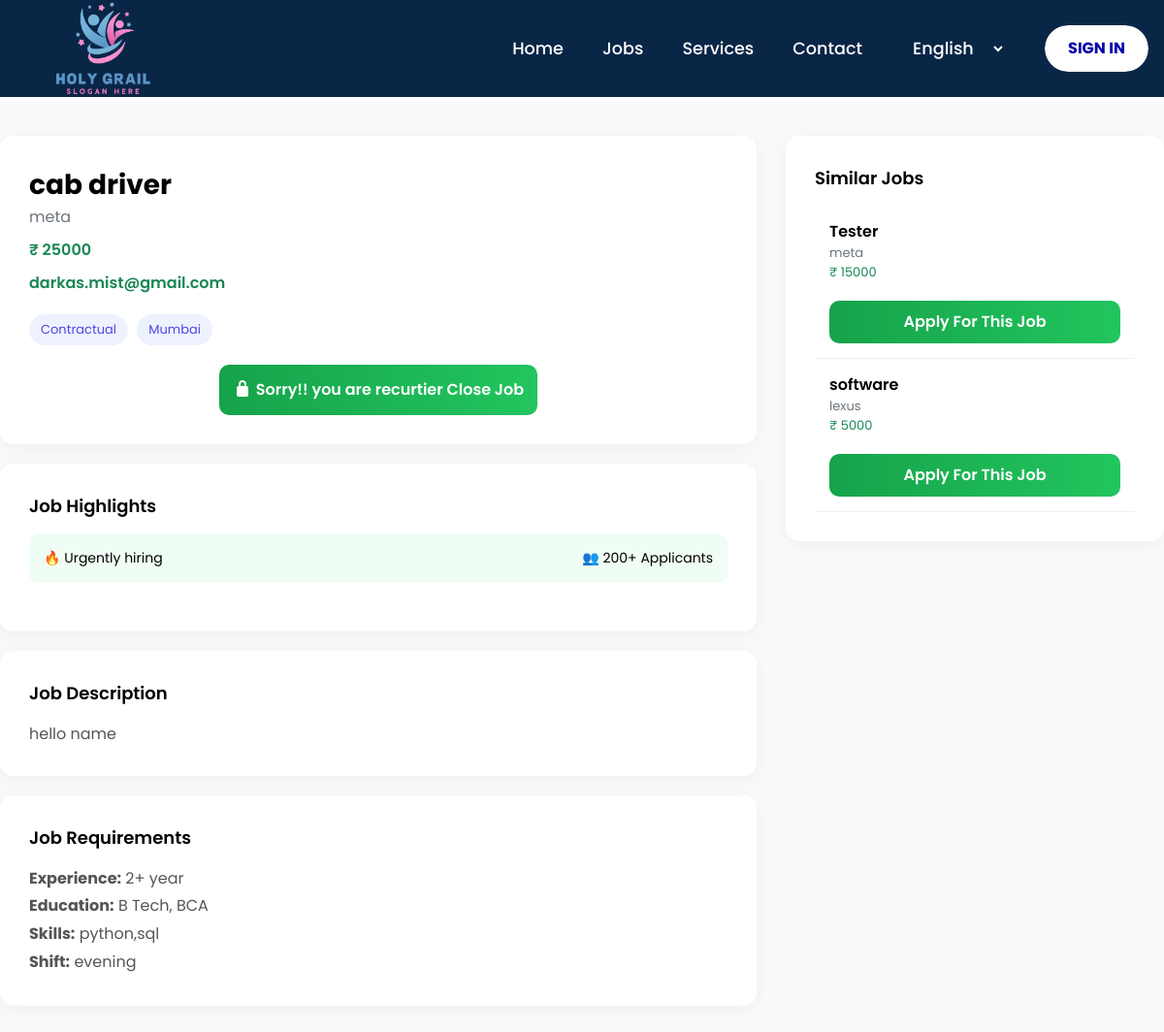
Page /jobs/job/10/ on the earlier database version.
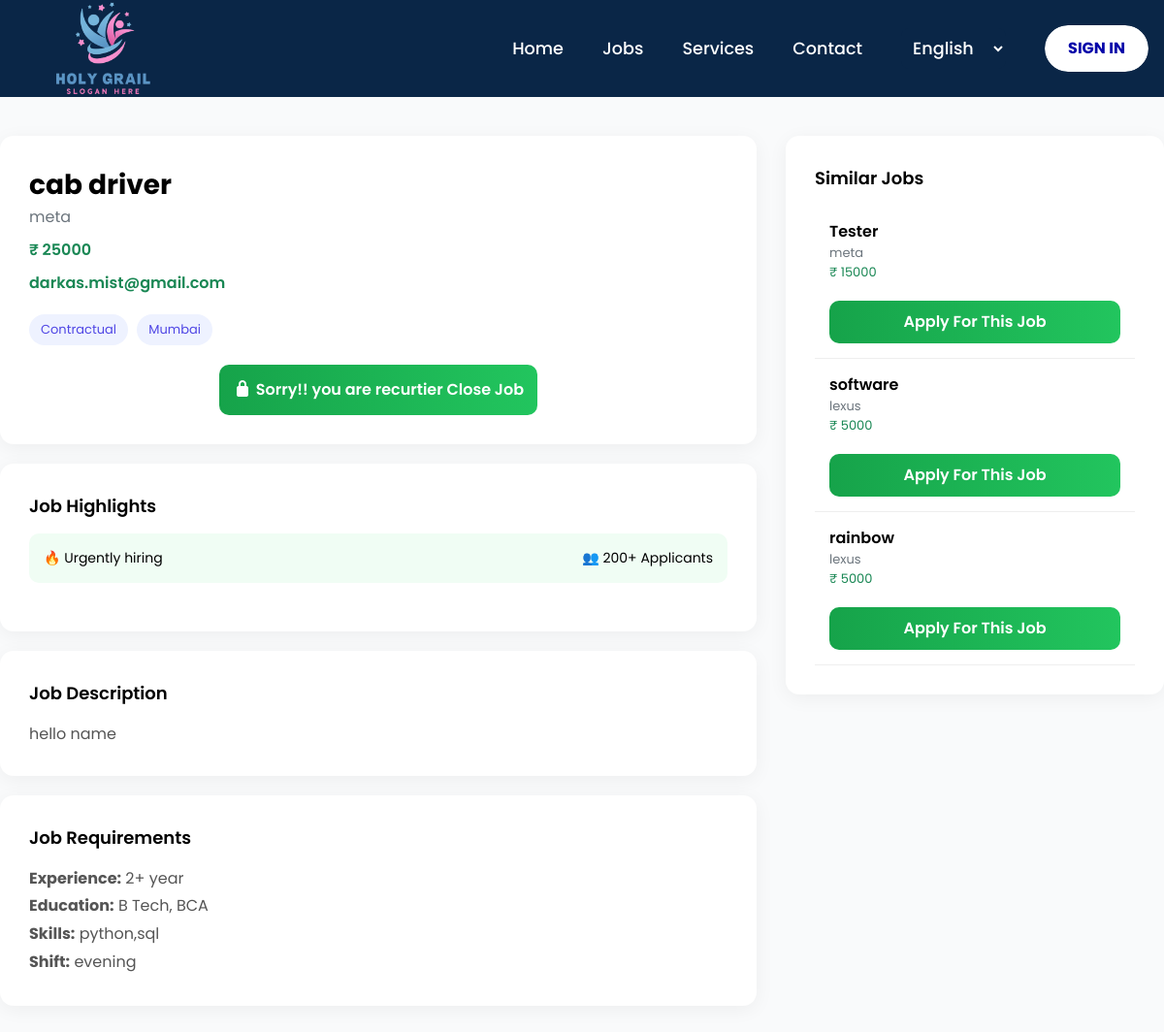
Same page on the later database version.
### jobs/models.py (models this page shows, shortened)
class Job(models.Model):
    employer = models.ForeignKey(
        settings.AUTH_USER_MODEL,
        on_delete=models.CASCADE,
        related_name="jobs",
        null=True,        # 👈 IMPORTANT
        blank=True
    )
    STATUS_CHOICES = (
        ("open", "Open"),
        ("closed", "Closed"),
    )
    title = models.CharField(max_length=200)
    company_name = models.CharField(max_length=200)
    location = models.CharField(max_length=100)
    job_type = models.CharField(max_length=50)
    companyEmail = models.EmailField(null=True,blank=True)
    salary = models.IntegerField()
    station = models.CharField(max_length=100)
    description = models.TextField(null=True,blank=True)
    created_at = models.DateTimeField(auto_now_add=True)
    experience = models.CharField(max_length=100)
    education= models.CharField(max_length=200)
    skills = models.CharField(max_length=400)
    shift = models.CharField(max_length=50)
    expires_at = models.DateField(null=True, blank=True)
    status = models.CharField(
        max_length=10,
        choices=STATUS_CHOICES,
        default="open"
    )

### jobs/views.py (the view)
# urls.py: path('job/<int:id>/', views.job_detail, name='job_detail'),
def job_detail(request, id):
    job = get_object_or_404(Job, id=id)
    if job.expires_at and job.expires_at < timezone.now().date():
        return render(request, "jobs/job_expired.html", {"job": job})
    similar_jobs = Job.objects.filter(
        job_type=job.job_type
    ).exclude(id=job.id)[:5]
    return render(request, 'jobs/job_detail.html', {'job': job,'similar_jobs': similar_jobs})

### templates/jobs/job_detail.html (shortened to what this page needs)
{% extends "home.html" %}
{% load static %}
{% block csslink %}
<link rel="stylesheet" href="{%static 'css/style.css' %}" />
<link rel="stylesheet" href="{%static 'css/job_detail.css' %}" />
<link rel="stylesheet" href="https://cdnjs.cloudflare.com/ajax/libs/font-awesome/7.0.1/css/all.min.css" />
{% endblock csslink %}
{% block body %}
<div class="job-container">
    <div>
        <div class="card">
            <div class="job-title">{{ job.title }}</div>
            <div class="company-name">{{ job.company_name }}</div>
            <div class="salary">₹ {{ job.salary }}</div>
            <div class="salary">{{ job.companyEmail }}</div>
            <div style="margin-top:15px;">
                <span class="badge-custom">{{ job.job_type }}</span>
                <span class="badge-custom">{{ job.location }}</span>
            </div>
            {% if user.profile.role == "seeker" %}
            <a href="{% url 'applications:apply_job' job.id %}" class="apply-btn">Apply Now</a>
            {% else %}
            <div class="flex justify-evenly">
                <button class="apply-btn">
                    <a href="{% url 'jobs:close_job' job.id %}" class="btn btn-warning">
                        <i class="fa-solid fa-lock"></i> Sorry!! you are recurtier Close Job
                    </a>
                </button>
            </div>
            {% endif %}
        </div>
        <div class="card" style="margin-top:20px;">
            <div class="section-title">Job Highlights</div>
            <div class="highlight-box">
                <div>🔥 Urgently hiring</div>
                <div>👥 200+ Applicants</div>
            </div>
        </div>
        <div class="card" style="margin-top:20px;">
            <div class="section-title">Job Description</div>
            <p style="line-height:1.7; color:#555;">
                {{ job.description }}
            </p>
        </div>
        <div class="card" style="margin-top:20px;">
            <div class="section-title">Job Requirements</div>
            <ul style="line-height:1.8; color:#555;">
                <li><strong>Experience:</strong> {{ job.experience }}</li>
                <li><strong>Education:</strong> {{job.education }}</li>
                <li><strong>Skills:</strong> {{ job.skills }}</li>
                <li><strong>Shift:</strong> {{ job.shift }}</li>
            </ul>
        </div>
    </div>
    <div class="sticky-apply">
        <div class="card">
            <div class="section-title">Similar Jobs</div>
            {% for s_job in similar_jobs %}
            <div class="sidebar-job">
                <a href="{% url 'jobs:job_detail' s_job.id %}"
                style="text-decoration:none; color:inherit;">
                    <div>
                        <div style="font-weight:600;">
                            {{ s_job.title }}
                        </div>
                        <div style="font-size:13px; color:#6c757d;">
                            {{ s_job.company_name }}
                        </div>
                        <div style="font-size:13px; color:#198754;">
                            ₹ {{ s_job.salary }}
                        </div>
                        <a href="{% url 'jobs:job_detail' s_job.id %}" class="Apply-btn-sidebar">Apply For This Job</a>
                    </div>
                </a>
            </div>
            {% empty %}
                <p>No similar jobs found.</p>
            {% endfor %}
        </div>
    </div>
</div>
{% endblock body %}

Differences in the rows shown:
added Job: title "rainbow", company_name "lexus", salary "5000"
